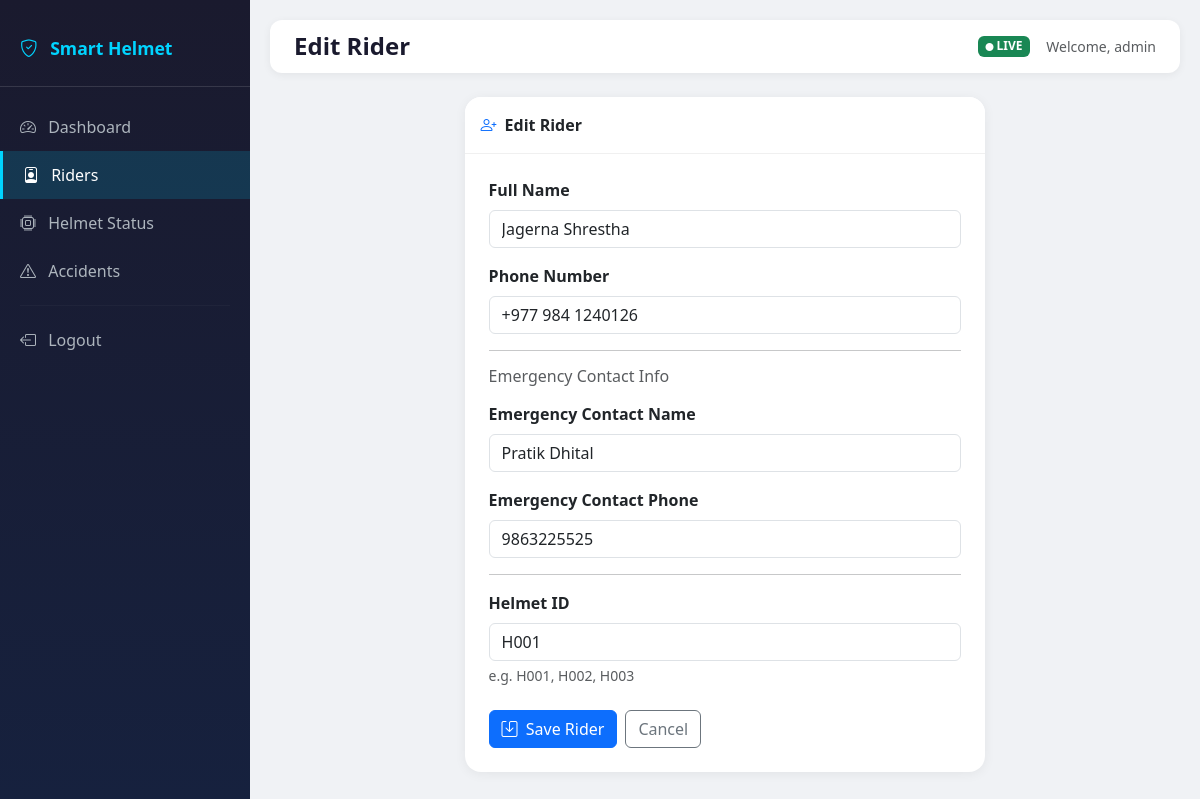
The page /riders/edit/1/ (signed in) on the database its author committed.
### riders/models.py (models this page shows, shortened)
class Rider(models.Model):
    name = models.CharField(max_length=100)
    phone = models.CharField(max_length=20)
    emergency_contact_name = models.CharField(max_length=100)
    emergency_contact_phone = models.CharField(max_length=20)
    helmet_id = models.CharField(max_length=20, unique=True)
    created_at = models.DateTimeField(auto_now_add=True)

### riders/views.py (the view)
# urls.py: path('edit/<int:pk>/', views.rider_edit, name='rider_edit'),
@login_required
def rider_edit(request, pk):
    rider = get_object_or_404(Rider, pk=pk)
    if request.method == 'POST':
        form = RiderForm(request.POST, instance=rider)
        if form.is_valid():
            form.save()
            messages.success(request, 'Rider updated!')
            return redirect('rider_list')
    else:
        form = RiderForm(instance=rider)
    return render(request, 'riders/rider_form.html', {'form': form, 'title': 'Edit Rider'})

### riders/forms.py
class RiderForm(forms.ModelForm):
    class Meta:
        model = Rider
        fields = ['name', 'phone', 'emergency_contact_name', 'emergency_contact_phone', 'helmet_id']
        widgets = {
            'name': forms.TextInput(attrs={'class': 'form-control', 'placeholder': 'Full Name'}),
            'phone': forms.TextInput(attrs={'class': 'form-control', 'placeholder': '+977-XXXXXXXXXX'}),
            'emergency_contact_name': forms.TextInput(attrs={'class': 'form-control', 'placeholder': 'Emergency Contact Name'}),
            'emergency_contact_phone': forms.TextInput(attrs={'class': 'form-control', 'placeholder': '+977-XXXXXXXXXX'}),
            'helmet_id': forms.TextInput(attrs={'class': 'form-control', 'placeholder': 'e.g. H001'}),
        }

### templates/riders/rider_form.html (shortened to what this page needs)
{% extends 'base.html' %}
{% block page_title %}{{ title }}{% endblock %}
{% block content %}
<div class="row justify-content-center">
    <div class="col-lg-7">
        <div class="card">
            <div class="card-header p-3">
                <i class="bi bi-person-plus text-primary me-2"></i>{{ title }}
            </div>
            <div class="card-body p-4">
                <form method="post">
                    <div class="mb-3">
                        <label class="form-label fw-semibold">Full Name</label>
                        {{ form.name }}
                    </div>
                    <div class="mb-3">
                        <label class="form-label fw-semibold">Phone Number</label>
                        {{ form.phone }}
                    </div>
                    <hr>
                    <h6 class="text-muted mb-3">Emergency Contact Info</h6>
                    <div class="mb-3">
                        <label class="form-label fw-semibold">Emergency Contact Name</label>
                        {{ form.emergency_contact_name }}
                    </div>
                    <div class="mb-3">
                        <label class="form-label fw-semibold">Emergency Contact Phone</label>
                        {{ form.emergency_contact_phone }}
                    </div>
                    <hr>
                    <div class="mb-4">
                        <label class="form-label fw-semibold">Helmet ID</label>
                        {{ form.helmet_id }}
                        <div class="form-text">e.g. H001, H002, H003</div>
                    </div>
                    <div class="d-flex gap-2">
                        <button type="submit" class="btn btn-primary">
                            <i class="bi bi-save me-1"></i> Save Rider
                        </button>
                        <a href="{% url 'rider_list' %}" class="btn btn-outline-secondary">Cancel</a>
                    </div>
                </form>
            </div>
        </div>
    </div>
</div>
{% endblock %}

### templates/base.html (shortened to what this page needs)
<!DOCTYPE html>
<html lang="en">
<head>
    <link href="https://cdn.jsdelivr.net/npm/bootstrap@5.3.0/dist/css/bootstrap.min.css" rel="stylesheet">
    <link href="https://cdn.jsdelivr.net/npm/bootstrap-icons@1.11.0/font/bootstrap-icons.css" rel="stylesheet">
    <link rel="stylesheet" href="https://unpkg.com/leaflet@1.9.4/dist/leaflet.css"/>
</head>
<body>
{% if user.is_authenticated %}
<div id="sidebar">
    <div class="brand">
        <i class="bi bi-shield-check"></i>
        Smart Helmet
    </div>
    <nav class="nav flex-column mt-3">
        <a class="nav-link {% if request.resolver_match.url_name == 'home' %}active{% endif %}"
           href="{% url 'home' %}">
            <i class="bi bi-speedometer2"></i>
            Dashboard
        </a>
        <a class="nav-link {% if 'rider' in request.resolver_match.url_name %}active{% endif %}"
           href="{% url 'rider_list' %}">
            <i class="bi bi-person-badge"></i>
            Riders
        </a>
        <a class="nav-link {% if request.resolver_match.url_name == 'helmet_status' %}active{% endif %}"
           href="{% url 'helmet_status' %}">
            <i class="bi bi-cpu"></i>
            Helmet Status
        </a>
        <a class="nav-link {% if request.resolver_match.url_name == 'accident_list' %}active{% endif %}"
           href="{% url 'accident_list' %}">
            <i class="bi bi-exclamation-triangle"></i>
            Accidents
        </a>
        <hr style="border-color:#ffffff20; margin:10px 20px;">
        <a class="nav-link" href="{% url 'logout' %}">
            <i class="bi bi-box-arrow-left"></i>
            Logout
        </a>
    </nav>
</div>
<div id="main-content">
    <div class="topbar">
        <h4>
            {% block page_title %}Dashboard{% endblock %}
        </h4>
        <div class="d-flex align-items-center gap-3">
            <span class="badge bg-success">
                <i class="bi bi-circle-fill" style="font-size:0.5rem;"></i>
                LIVE
            </span>
            <span class="text-muted small">
                Welcome, {{ user.username }}
            </span>
        </div>
    </div>
{% endif %}
{% block content %}{% endblock %}
{% if user.is_authenticated %}
</div>
{% endif %}
</body>
</html>

### templates/base.html (style rules this page uses)
body { background-color: #f0f2f5; }
#sidebar { width: 250px; min-height: 100vh; background: linear-gradient(180deg, #1a1a2e 0%, #16213e 100%); position: fixed; top: 0; left: 0; z-index: 100; padding-top: 20px; }
#sidebar .brand { color: #00d4ff; font-weight: 700; font-size: 1.1rem; padding: 15px 20px 25px; border-bottom: 1px solid #ffffff20; }
#sidebar .brand i { margin-right: 8px; }
#sidebar .nav-link { color: #adb5bd; padding: 12px 20px; transition: all 0.2s; }
#sidebar .nav-link:hover, #sidebar .nav-link.active { color: white; background: rgba(0, 212, 255, 0.15); border-left: 3px solid #00d4ff; }
#sidebar .nav-link i { width: 22px; margin-right: 8px; }
#main-content { margin-left: 250px; padding: 20px; }
.topbar { background: white; padding: 12px 24px; border-radius: 12px; margin-bottom: 24px; box-shadow: 0 2px 8px rgba(0,0,0,0.06); display: flex; justify-content: space-between; align-items: center; }
.topbar h4 { margin: 0; font-weight: 600; color: #1a1a2e; }
.card { border: none; border-radius: 16px; box-shadow: 0 2px 12px rgba(0,0,0,0.06); }
.card-header { background: white; border-bottom: 1px solid #f0f0f0; border-radius: 16px 16px 0 0 !important; font-weight: 600; }

### rows shown on the page
Rider: name "Jagerna Shrestha", phone "+977 984 1240126", emergency_contact_name "Pratik Dhital", emergency_contact_phone "9863225525", helmet_id "H001"

### other values the page prints
{{ title }} "Edit Rider"
{{ user.username }} "admin"
